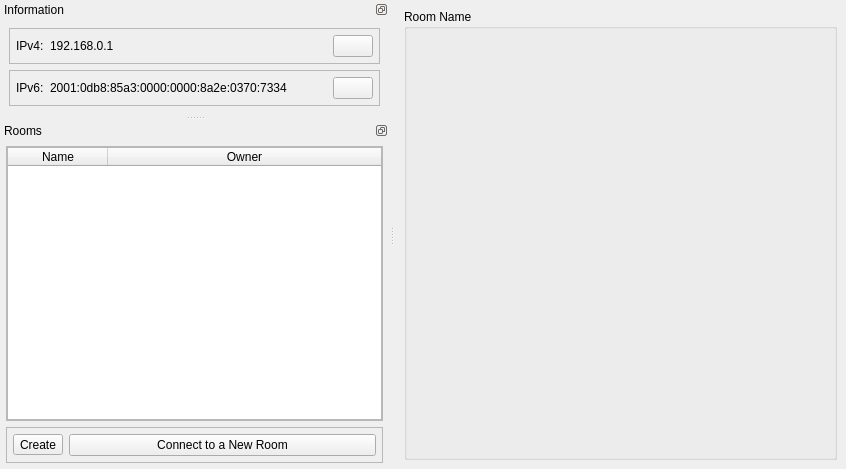
<?xml version="1.0" encoding="UTF-8"?>
<ui version="4.0">
 <class>MainWindow</class>
 <widget class="QMainWindow" name="MainWindow">
  <property name="geometry">
   <rect>
    <x>0</x>
    <y>0</y>
    <width>846</width>
    <height>469</height>
   </rect>
  </property>
  <property name="sizePolicy">
   <sizepolicy hsizetype="Preferred" vsizetype="Preferred">
    <horstretch>0</horstretch>
    <verstretch>0</verstretch>
   </sizepolicy>
  </property>
  <property name="minimumSize">
   <size>
    <width>0</width>
    <height>0</height>
   </size>
  </property>
  <property name="maximumSize">
   <size>
    <width>16777215</width>
    <height>16777215</height>
   </size>
  </property>
  <property name="windowTitle">
   <string>KVPeerN</string>
  </property>
  <property name="toolTip">
   <string extracomment="Create a VPN Peer-to-Peer room"/>
  </property>
  <property name="whatsThis">
   <string>Create a VPN Peer-to-Peer room</string>
  </property>
  <property name="autoFillBackground">
   <bool>false</bool>
  </property>
  <widget class="QWidget" name="Central">
   <property name="sizePolicy">
    <sizepolicy hsizetype="Minimum" vsizetype="Minimum">
     <horstretch>0</horstretch>
     <verstretch>0</verstretch>
    </sizepolicy>
   </property>
   <layout class="QHBoxLayout" name="horizontalLayout">
    <item>
     <widget class="QGroupBox" name="RoomContainer">
      <property name="sizePolicy">
       <sizepolicy hsizetype="MinimumExpanding" vsizetype="Preferred">
        <horstretch>1</horstretch>
        <verstretch>0</verstretch>
       </sizepolicy>
      </property>
      <property name="title">
       <string>Room Name</string>
      </property>
     </widget>
    </item>
   </layout>
  </widget>
  <widget class="QMenuBar" name="menubar">
   <property name="geometry">
    <rect>
     <x>0</x>
     <y>0</y>
     <width>846</width>
     <height>22</height>
    </rect>
   </property>
  </widget>
  <widget class="QDockWidget" name="InformationDock">
   <property name="sizePolicy">
    <sizepolicy hsizetype="Fixed" vsizetype="Maximum">
     <horstretch>0</horstretch>
     <verstretch>0</verstretch>
    </sizepolicy>
   </property>
   <property name="floating">
    <bool>false</bool>
   </property>
   <property name="features">
    <set>QDockWidget::DockWidgetFeature::DockWidgetFloatable|QDockWidget::DockWidgetFeature::DockWidgetMovable</set>
   </property>
   <property name="windowTitle">
    <string>Information</string>
   </property>
   <attribute name="dockWidgetArea">
    <number>1</number>
   </attribute>
   <widget class="QWidget" name="InformationDockContent">
    <property name="sizePolicy">
     <sizepolicy hsizetype="Minimum" vsizetype="Maximum">
      <horstretch>0</horstretch>
      <verstretch>0</verstretch>
     </sizepolicy>
    </property>
    <layout class="QVBoxLayout" name="verticalLayout_6">
     <item alignment="Qt::AlignmentFlag::AlignBottom">
      <widget class="QFrame" name="ipv4_container">
       <property name="sizePolicy">
        <sizepolicy hsizetype="Minimum" vsizetype="Maximum">
         <horstretch>0</horstretch>
         <verstretch>0</verstretch>
        </sizepolicy>
       </property>
       <property name="frameShape">
        <enum>QFrame::Shape::StyledPanel</enum>
       </property>
       <property name="frameShadow">
        <enum>QFrame::Shadow::Raised</enum>
       </property>
       <layout class="QHBoxLayout" name="horizontalLayout_5">
        <property name="leftMargin">
         <number>6</number>
        </property>
        <property name="topMargin">
         <number>6</number>
        </property>
        <property name="rightMargin">
         <number>6</number>
        </property>
        <property name="bottomMargin">
         <number>6</number>
        </property>
        <item alignment="Qt::AlignmentFlag::AlignLeft">
         <widget class="QLabel" name="ipv4_label">
          <property name="text">
           <string>IPv4:</string>
          </property>
         </widget>
        </item>
        <item alignment="Qt::AlignmentFlag::AlignLeft">
         <widget class="QLabel" name="ipv4_ip">
          <property name="maximumSize">
           <size>
            <width>150</width>
            <height>16777215</height>
           </size>
          </property>
          <property name="text">
           <string>192.168.0.1</string>
          </property>
         </widget>
        </item>
        <item>
         <spacer name="ipv4_spacer">
          <property name="orientation">
           <enum>Qt::Orientation::Horizontal</enum>
          </property>
          <property name="sizeType">
           <enum>QSizePolicy::Policy::MinimumExpanding</enum>
          </property>
          <property name="sizeHint" stdset="0">
           <size>
            <width>40</width>
            <height>20</height>
           </size>
          </property>
         </spacer>
        </item>
        <item>
         <widget class="QPushButton" name="ipv4_copybutton">
          <property name="text">
           <string/>
          </property>
          <property name="icon">
           <iconset theme="QIcon::ThemeIcon::EditCopy"/>
          </property>
         </widget>
        </item>
       </layout>
      </widget>
     </item>
     <item alignment="Qt::AlignmentFlag::AlignTop">
      <widget class="QFrame" name="ipv6_container">
       <property name="sizePolicy">
        <sizepolicy hsizetype="Minimum" vsizetype="Maximum">
         <horstretch>0</horstretch>
         <verstretch>0</verstretch>
        </sizepolicy>
       </property>
       <property name="frameShape">
        <enum>QFrame::Shape::StyledPanel</enum>
       </property>
       <property name="frameShadow">
        <enum>QFrame::Shadow::Raised</enum>
       </property>
       <layout class="QHBoxLayout" name="horizontalLayout_7">
        <property name="leftMargin">
         <number>6</number>
        </property>
        <property name="topMargin">
         <number>6</number>
        </property>
        <property name="rightMargin">
         <number>6</number>
        </property>
        <property name="bottomMargin">
         <number>6</number>
        </property>
        <item alignment="Qt::AlignmentFlag::AlignLeft">
         <widget class="QLabel" name="ipv6_label">
          <property name="text">
           <string>IPv6:</string>
          </property>
         </widget>
        </item>
        <item alignment="Qt::AlignmentFlag::AlignLeft">
         <widget class="QLabel" name="ipv6_ip">
          <property name="sizePolicy">
           <sizepolicy hsizetype="Maximum" vsizetype="Preferred">
            <horstretch>0</horstretch>
            <verstretch>0</verstretch>
           </sizepolicy>
          </property>
          <property name="maximumSize">
           <size>
            <width>16777215</width>
            <height>16777215</height>
           </size>
          </property>
          <property name="text">
           <string>2001:0db8:85a3:0000:0000:8a2e:0370:7334</string>
          </property>
         </widget>
        </item>
        <item>
         <spacer name="ipv6_spacer">
          <property name="orientation">
           <enum>Qt::Orientation::Horizontal</enum>
          </property>
          <property name="sizeHint" stdset="0">
           <size>
            <width>40</width>
            <height>20</height>
           </size>
          </property>
         </spacer>
        </item>
        <item>
         <widget class="QPushButton" name="ipv6_copybutton">
          <property name="text">
           <string/>
          </property>
          <property name="icon">
           <iconset theme="QIcon::ThemeIcon::EditCopy"/>
          </property>
         </widget>
        </item>
       </layout>
      </widget>
     </item>
    </layout>
   </widget>
  </widget>
  <widget class="QDockWidget" name="RoomsDock">
   <property name="sizePolicy">
    <sizepolicy hsizetype="Preferred" vsizetype="Minimum">
     <horstretch>0</horstretch>
     <verstretch>0</verstretch>
    </sizepolicy>
   </property>
   <property name="features">
    <set>QDockWidget::DockWidgetFeature::DockWidgetFloatable|QDockWidget::DockWidgetFeature::DockWidgetMovable</set>
   </property>
   <property name="windowTitle">
    <string>Rooms</string>
   </property>
   <attribute name="dockWidgetArea">
    <number>1</number>
   </attribute>
   <widget class="QWidget" name="RoomsDockContent">
    <layout class="QVBoxLayout" name="verticalLayout_7">
     <property name="leftMargin">
      <number>6</number>
     </property>
     <property name="topMargin">
      <number>6</number>
     </property>
     <property name="rightMargin">
      <number>6</number>
     </property>
     <property name="bottomMargin">
      <number>6</number>
     </property>
     <item>
      <widget class="QFrame" name="table_container">
       <property name="frameShape">
        <enum>QFrame::Shape::StyledPanel</enum>
       </property>
       <property name="frameShadow">
        <enum>QFrame::Shadow::Raised</enum>
       </property>
       <layout class="QVBoxLayout" name="verticalLayout" stretch="0">
        <property name="spacing">
         <number>0</number>
        </property>
        <property name="leftMargin">
         <number>0</number>
        </property>
        <property name="topMargin">
         <number>0</number>
        </property>
        <property name="rightMargin">
         <number>0</number>
        </property>
        <property name="bottomMargin">
         <number>0</number>
        </property>
        <item>
         <widget class="QTableWidget" name="table">
          <property name="sizePolicy">
           <sizepolicy hsizetype="Expanding" vsizetype="MinimumExpanding">
            <horstretch>0</horstretch>
            <verstretch>0</verstretch>
           </sizepolicy>
          </property>
          <property name="sortingEnabled">
           <bool>true</bool>
          </property>
          <attribute name="horizontalHeaderStretchLastSection">
           <bool>true</bool>
          </attribute>
          <column>
           <property name="text">
            <string>Name</string>
           </property>
          </column>
          <column>
           <property name="text">
            <string>Owner</string>
           </property>
          </column>
         </widget>
        </item>
       </layout>
      </widget>
     </item>
     <item>
      <widget class="QFrame" name="actions_container">
       <property name="frameShape">
        <enum>QFrame::Shape::StyledPanel</enum>
       </property>
       <property name="frameShadow">
        <enum>QFrame::Shadow::Raised</enum>
       </property>
       <layout class="QHBoxLayout" name="horizontalLayout_6">
        <property name="spacing">
         <number>6</number>
        </property>
        <property name="leftMargin">
         <number>6</number>
        </property>
        <property name="topMargin">
         <number>6</number>
        </property>
        <property name="rightMargin">
         <number>6</number>
        </property>
        <property name="bottomMargin">
         <number>6</number>
        </property>
        <item>
         <widget class="QToolButton" name="create_button">
          <property name="whatsThis">
           <string>Create a VPN Peer-to-Peer room</string>
          </property>
          <property name="text">
           <string>Create</string>
          </property>
          <property name="icon">
           <iconset theme="QIcon::ThemeIcon::ListAdd"/>
          </property>
          <property name="toolButtonStyle">
           <enum>Qt::ToolButtonStyle::ToolButtonTextBesideIcon</enum>
          </property>
          <property name="autoRaise">
           <bool>false</bool>
          </property>
         </widget>
        </item>
        <item>
         <widget class="QPushButton" name="connect_button">
          <property name="text">
           <string>Connect to a New Room</string>
          </property>
          <property name="flat">
           <bool>false</bool>
          </property>
         </widget>
        </item>
       </layout>
      </widget>
     </item>
    </layout>
   </widget>
  </widget>
  <action name="actionPreferences">
   <property name="text">
    <string>Preferences</string>
   </property>
  </action>
 </widget>
 <resources/>
 <connections/>
</ui>
